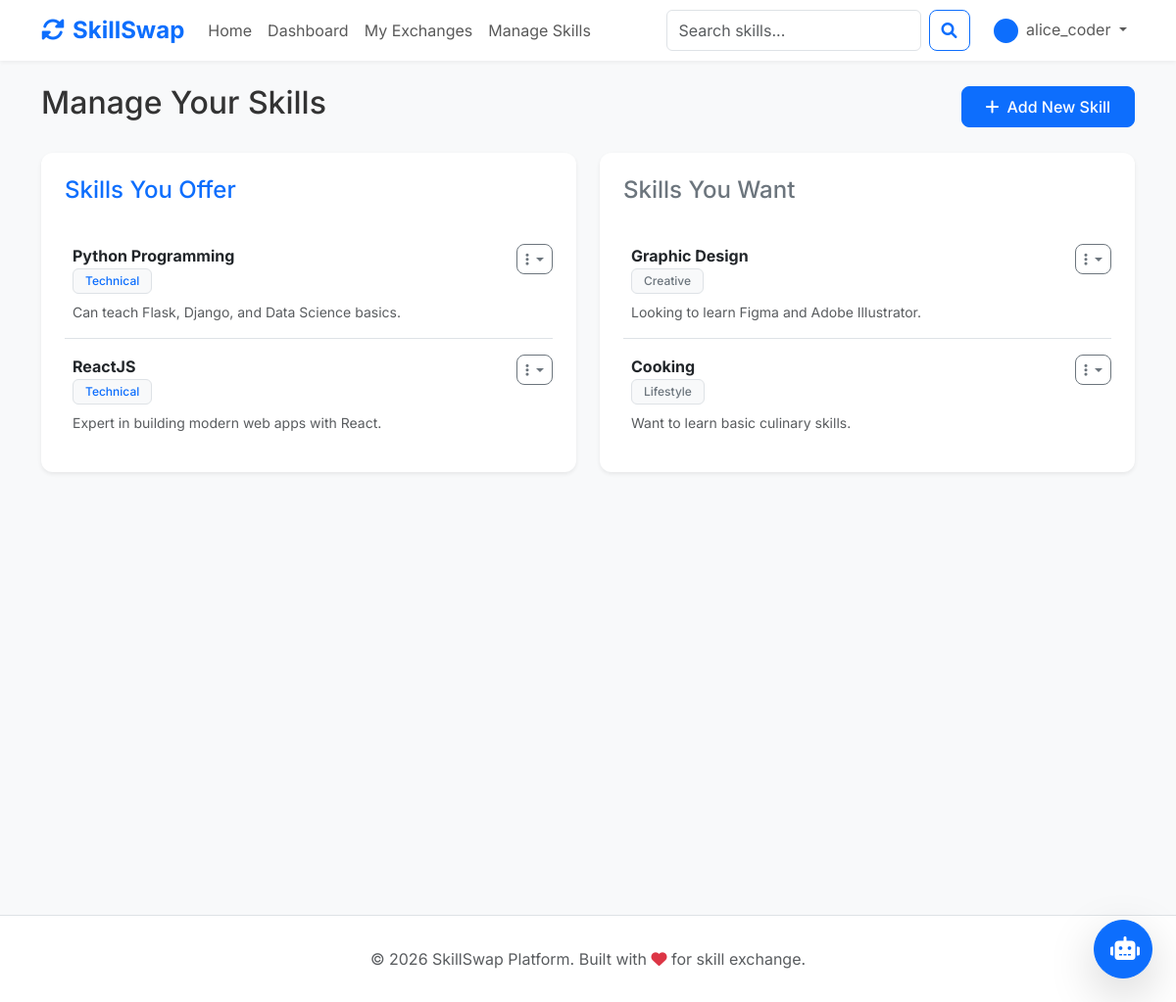
Screenshot of /skills/manage (signed in) with the database file from the repository.
### app/models/user.py (models this page shows, shortened)
class User(db.Model, UserMixin):
    id = db.Column(db.Integer, primary_key=True)
    username = db.Column(db.String(20), unique=True, nullable=False)
    email = db.Column(db.String(120), unique=True, nullable=False)
    password = db.Column(db.String(60), nullable=False)
    name = db.Column(db.String(100), nullable=False)
    bio = db.Column(db.Text, nullable=True)
    location = db.Column(db.String(100), nullable=True)
    contact_info = db.Column(db.String(200), nullable=True) # For email, Zoom link, etc.
    profile_pic = db.Column(db.String(20), nullable=False, default='default.jpg')
    date_joined = db.Column(db.DateTime, nullable=False, default=datetime.utcnow)
    skills = db.relationship('Skill', backref='owner', lazy=True, cascade="all, delete-orphan")
    requests_sent = db.relationship('ExchangeRequest',
                                   foreign_keys='ExchangeRequest.sender_id',
                                   backref='sender', lazy=True,
                                   cascade="all, delete-orphan")
    requests_received = db.relationship('ExchangeRequest',
                                       foreign_keys='ExchangeRequest.receiver_id',
                                       backref='receiver', lazy=True,
                                       cascade="all, delete-orphan")

### app/models/skill.py (models this page shows, shortened)
class Skill(db.Model):
    id = db.Column(db.Integer, primary_key=True)
    name = db.Column(db.String(100), nullable=False)
    description = db.Column(db.Text, nullable=True)
    category = db.Column(db.String(50), nullable=False) # Technical, Creative, Language, etc.
    skill_type = db.Column(db.String(20), nullable=False) # Offered, Wanted
    class_code = db.Column(db.String(50), nullable=True) # Unique code for the skill/class
    user_id = db.Column(db.Integer, db.ForeignKey('user.id'), nullable=False)
    date_added = db.Column(db.DateTime, nullable=False, default=datetime.utcnow)

### app/routes/skills.py (the view)
@skills.route("/skills/manage")
@login_required
def manage_skills():
    offered_skills = Skill.query.filter_by(user_id=current_user.id, skill_type='Offered').all()
    wanted_skills = Skill.query.filter_by(user_id=current_user.id, skill_type='Wanted').all()
    return render_template('skills/manage.html',
                           title='Manage Skills',
                           offered_skills=offered_skills,
                           wanted_skills=wanted_skills)

### app/models/user.py (called while the page is built)
@login_manager.user_loader
def load_user(user_id):
    return User.query.get(int(user_id))

### app/templates/skills/manage.html (shortened to what this page needs)
{% extends "base.html" %}
{% block content %}
<div class="row">
    <div class="col-md-12 d-flex justify-content-between align-items-center mb-4">
        <h2>Manage Your Skills</h2>
        <a href="{{ url_for('skills.add_skill') }}" class="btn btn-primary">
            <i class="fas fa-plus me-2"></i>Add New Skill
        </a>
    </div>
    <div class="col-md-6">
        <div class="card p-4 shadow-sm mb-4">
            <h4 class="mb-4 text-primary">Skills You Offer</h4>
            <div class="list-group list-group-flush">
                {% if offered_skills %}
                {% for skill in offered_skills %}
                <div class="list-group-item d-flex justify-content-between align-items-start py-3">
                    <div class="ms-2 me-auto">
                        <div class="fw-bold">{{ skill.name }}</div>
                        <span class="badge bg-light text-primary border mb-2">{{ skill.category }}</span>
                        <p class="small text-muted mb-0">
                            {% if skill.description %}
                            {{ skill.description[:100] }}{% if skill.description|length > 100 %}...{% endif %}
                            {% else %}
                            No description provided.
                            {% endif %}
                        </p>
                    </div>
                    <div class="dropdown">
                        <button class="btn btn-sm btn-outline-secondary dropdown-toggle" type="button"
                            data-bs-toggle="dropdown">
                            <i class="fas fa-ellipsis-v"></i>
                        </button>
                    </div>
                </div>
                {% endfor %}
                {% else %}
                <p class="text-muted text-center py-3">No skills offered yet. Add one to start trading!</p>
                {% endif %}
            </div>
        </div>
    </div>
    <div class="col-md-6">
        <div class="card p-4 shadow-sm mb-4">
            <h4 class="mb-4 text-secondary">Skills You Want</h4>
            <div class="list-group list-group-flush">
                {% if wanted_skills %}
                {% for skill in wanted_skills %}
                <div class="list-group-item d-flex justify-content-between align-items-start py-3">
                    <div class="ms-2 me-auto">
                        <div class="fw-bold">{{ skill.name }}</div>
                        <span class="badge bg-light text-secondary border mb-2">{{ skill.category }}</span>
                        <p class="small text-muted mb-0">
                            {% if skill.description %}
                            {{ skill.description[:100] }}{% if skill.description|length > 100 %}...{% endif %}
                            {% else %}
                            No description provided.
                            {% endif %}
                        </p>
                    </div>
                    <div class="dropdown">
                        <button class="btn btn-sm btn-outline-secondary dropdown-toggle" type="button"
                            data-bs-toggle="dropdown">
                            <i class="fas fa-ellipsis-v"></i>
                        </button>
                    </div>
                </div>
                {% endfor %}
                {% else %}
                <p class="text-muted text-center py-3">No skills wanted yet. Let others know what you want to learn!</p>
                {% endif %}
            </div>
        </div>
    </div>
</div>
{% endblock %}

### app/templates/base.html (shortened to what this page needs)
<!DOCTYPE html>
<html lang="en">
<head>
    <link href="https://cdn.jsdelivr.net/npm/bootstrap@5.3.0/dist/css/bootstrap.min.css" rel="stylesheet">
    <link rel="stylesheet" href="https://cdnjs.cloudflare.com/ajax/libs/font-awesome/6.0.0/css/all.min.css">
    <link rel="stylesheet" href="{{ url_for('static', filename='css/style.css') }}">
</head>
<body>
    <nav class="navbar navbar-expand-lg navbar-light bg-light sticky-top mb-4">
        <div class="container">
            <a class="navbar-brand" href="{{ url_for('main.index') }}">
                <i class="fas fa-sync-alt me-2"></i>SkillSwap
            </a>
            <div class="collapse navbar-collapse" id="navbarNav">
                <ul class="navbar-nav me-auto">
                    <li class="nav-item">
                        <a class="nav-link" href="{{ url_for('main.home') }}">Home</a>
                    </li>
                    {% if current_user.is_authenticated %}
                    <li class="nav-item">
                        <a class="nav-link" href="{{ url_for('main.dashboard') }}">Dashboard</a>
                    </li>
                    <li class="nav-item">
                        <a class="nav-link" href="{{ url_for('exchanges.list_exchanges') }}">My Exchanges</a>
                    </li>
                    <li class="nav-item">
                        <a class="nav-link" href="{{ url_for('skills.manage_skills') }}">Manage Skills</a>
                    </li>
                    {% endif %}
                </ul>
                <div class="navbar-nav">
                    {% if current_user.is_authenticated %}
                    <form class="d-flex me-3" action="{{ url_for('main.search') }}" method="GET">
                        <input class="form-control me-2" type="search" placeholder="Search skills..." name="q"
                            aria-label="Search">
                        <button class="btn btn-outline-primary" type="submit"><i class="fas fa-search"></i></button>
                    </form>
                    <div class="nav-item dropdown">
                        <a class="nav-link dropdown-toggle" href="#" id="navbarDropdown" role="button"
                            data-bs-toggle="dropdown">
                            {% if current_user.is_authenticated and current_user.profile_pic %}
                            <img src="{{ url_for('static', filename='profile_pics/' + current_user.profile_pic) }}"
                                class="rounded-circle me-1" style="width: 25px; height: 25px; object-fit: cover;">
                            {% else %}
                            <i class="fas fa-user-circle me-1"></i>
                            {% endif %}
                            {{ current_user.username if current_user.is_authenticated else 'Guest' }}
                        </a>
                    </div>
                    {% else %}
                    <a class="nav-item nav-link" href="{{ url_for('auth.login') }}">Login</a>
                    <a class="nav-item nav-link" href="{{ url_for('auth.register') }}">Register</a>
                    {% endif %}
                </div>
            </div>
        </div>
    </nav>
    <div class="container min-vh-100">
        {% block content %}{% endblock %}
    </div>
    <div id="chatbot-container" class="position-fixed bottom-0 end-0 m-4" style="z-index: 1050;">
        <button id="chatbot-toggle" class="btn btn-primary rounded-circle shadow-lg p-3"
            style="width: 60px; height: 60px;">
            <i class="fas fa-robot fs-4"></i>
        </button>
    </div>
    <footer class="footer text-center mt-5">
        <div class="container">
            <p class="text-muted mb-0">© 2026 SkillSwap Platform. Built with <i class="fas fa-heart text-danger"></i>
                for skill exchange.</p>
        </div>
    </footer>
</body>
</html>

### app/static/css/style.css (style rules this page uses)
#chatbot-container { transition: all 0.3s ease; }
:root { --primary-color: #0d6efd; --secondary-color: #6c757d; --success-color: #198754; --danger-color: #dc3545; --warning-color: #ffc107; --light-bg: #f8f9fa; --white: #ffffff; }
body { background-color: var(--light-bg); color: #333; }
.navbar-brand { font-weight: bold; color: var(--primary-color) !important; }
.card { border: none; border-radius: 12px; transition: all 0.3s ease; background-color: var(--white); margin-bottom: 20px; }
.btn { border-radius: 8px; font-weight: 500; }
.badge { padding: 6px 12px; font-weight: 500; }
.list-group-item { border-left: none; border-right: none; padding: 15px 0; }
.list-group-item:first-child { border-top: none; }
.list-group-item:last-child { border-bottom: none; }

### app/templates/base.html (style rules this page uses)
body { font-family: 'Inter', sans-serif; background-color: #f8f9fa; }
.navbar { box-shadow: 0 2px 4px rgba(0, 0, 0, 0.05); background-color: #ffffff !important; }
.navbar-brand { font-weight: 700; color: #0d6efd !important; font-size: 1.5rem; }
.btn-primary { padding: 0.5rem 1.5rem; font-weight: 500; }
.card { border: none; border-radius: 12px; box-shadow: 0 4px 6px rgba(0, 0, 0, 0.05); transition: transform 0.2s; }
.footer { background-color: #ffffff; border-top: 1px solid #dee2e6; padding: 2rem 0; margin-top: 3rem; }

### rows the page displays
User: profile_pic (placeholder picture), username "alice_coder"
Skill: name "Python Programming", category "Technical", description "Can teach Flask, Django, and Data Science basics."
Skill: name "ReactJS", category "Technical", description "Expert in building modern web apps with React."
Skill: name "Graphic Design", category "Creative", description "Looking to learn Figma and Adobe Illustrator."
Skill: name "Cooking", category "Lifestyle", description "Want to learn basic culinary skills."
